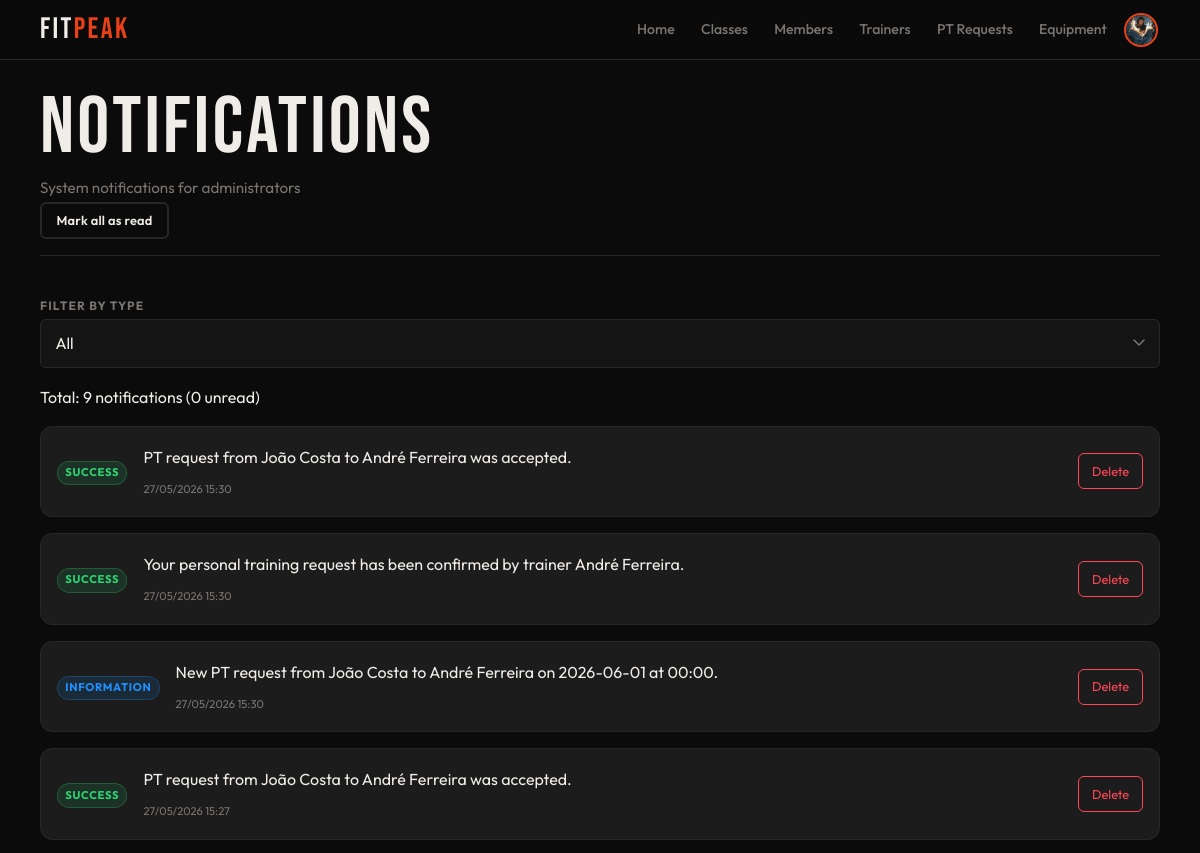
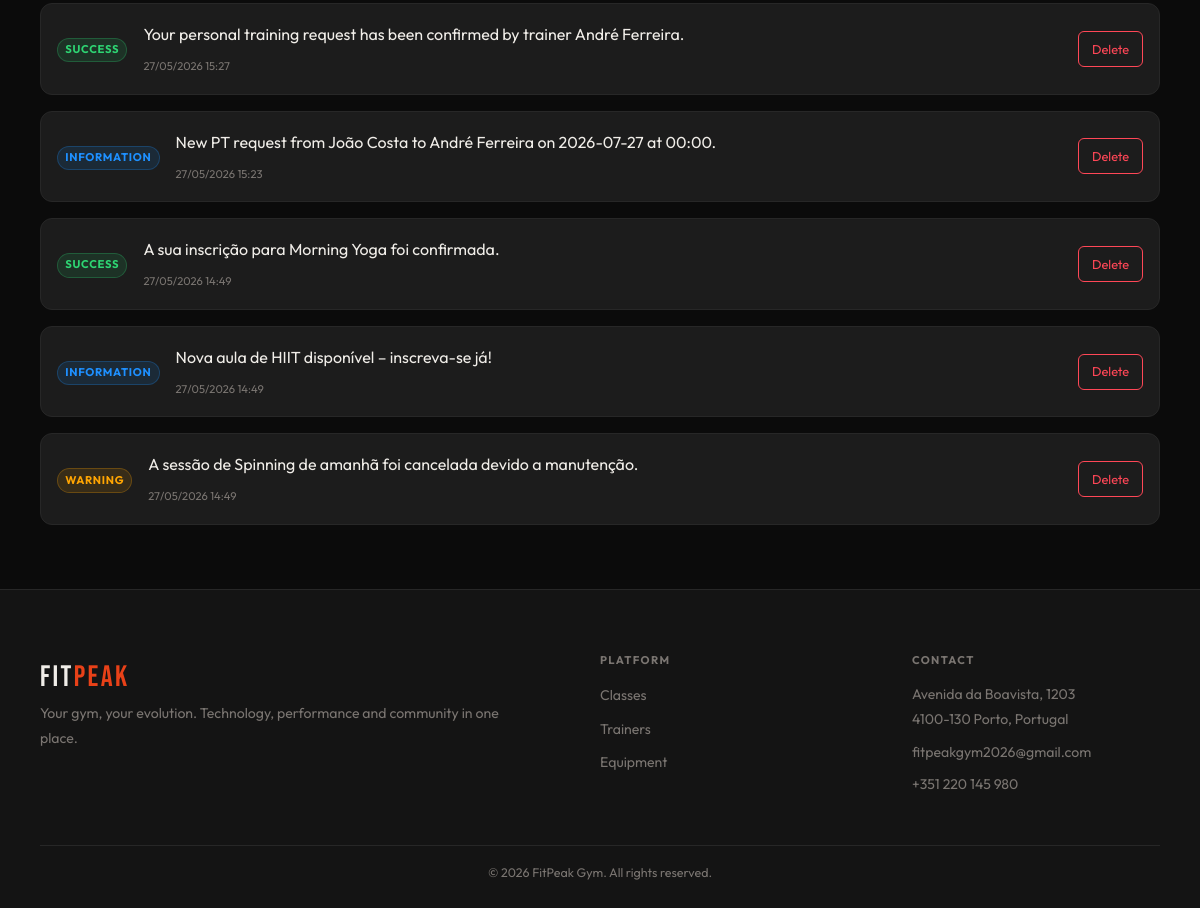
The app's page /admin/notifications.php (signed in) with its own data (2 pictures, top to bottom).
### tables this page shows
CREATE TABLE notifications (
    id INTEGER PRIMARY KEY AUTOINCREMENT,
    user_id INTEGER NOT NULL,
    message TEXT NOT NULL,
    notification_type_id INTEGER NOT NULL,
    read_at DATETIME DEFAULT NULL,
    created_at DATETIME DEFAULT CURRENT_TIMESTAMP,
    FOREIGN KEY(user_id) REFERENCES users(id) ON DELETE CASCADE,
    FOREIGN KEY(notification_type_id) REFERENCES notification_types(id)
);

CREATE TABLE notification_types (
    id INTEGER PRIMARY KEY AUTOINCREMENT,
    name TEXT UNIQUE NOT NULL,
    label TEXT NOT NULL,
    css_class TEXT DEFAULT 'info',
    active INTEGER NOT NULL DEFAULT 1
);

### db/notifications.php (called while the page is built, shortened)
<?php
function getNotifications($pdo, $limit = 100, $offset = 0, $typeFilter = 'all') {
    $adminId = $_SESSION['user_id'];
    $sql = "SELECT n.*, nt.label as type_label, nt.css_class,
                   CASE WHEN nr.id IS NOT NULL THEN 1 ELSE 0 END as is_read
            FROM notifications n
            JOIN notification_types nt ON n.notification_type_id = nt.id
            LEFT JOIN notification_reads nr ON n.id = nr.notification_id AND nr.admin_id = ?
            ";
    $params = [$adminId];
    $sql .= " ORDER BY n.created_at DESC LIMIT ? OFFSET ?";
    $params[] = $limit;
    $params[] = $offset;
    $stmt = $pdo->prepare($sql);
    $stmt->execute($params);
    return $stmt->fetchAll(PDO::FETCH_ASSOC);
}
function getTotalCountForUser($pdo, $typeFilter = 'all') {
    $sql = "SELECT COUNT(*) FROM notifications n
            JOIN notification_types nt ON n.notification_type_id = nt.id";
    $params = [];
    $stmt = $pdo->prepare($sql);
    $stmt->execute($params);
    return (int)$stmt->fetchColumn();
}
function getUnreadCount($pdo) {
    $adminId = $_SESSION['user_id'];
    $sql = "SELECT COUNT(*) FROM notifications n
            WHERE NOT EXISTS (SELECT 1 FROM notification_reads nr
                              WHERE nr.notification_id = n.id AND nr.admin_id = ?)";
    $stmt = $pdo->prepare($sql);
    $stmt->execute([$adminId]);
    return (int)$stmt->fetchColumn();
}

### template/notifications.php (the view, shortened to what this page needs)
<?php
function output_notifications_list($notifications) {
    ?>
    <div class="notifications-list">
        <?php foreach ($notifications as $notif): ?>
            <div class="notification-item <?= $notif['is_read'] ? 'read' : 'unread' ?>" data-id="<?= $notif['id'] ?>">
                <div class="notification-icon">
                    <span class="badge badge-<?= htmlspecialchars($notif['css_class']) ?>">
                        <?= htmlspecialchars($notif['type_label']) ?>
                    </span>
                </div>
                <div class="notification-content">
                    <p><?= htmlspecialchars($notif['message']) ?></p>
                    <small class="notification-date"><?= date('d/m/Y H:i', strtotime($notif['created_at'])) ?></small>
                </div>
                <div class="notification-actions">
                    <button class="delete-notif-btn danger-button btn-sm" data-id="<?= $notif['id'] ?>">Delete</button>
                </div>
            </div>
        <?php endforeach; ?>
    </div>
    <?php
}

### includes/header.php (shortened to what this page needs)
<?php
if (!function_exists('output_header')) {
    function output_header($pageCss) {
        $loggedIn = isset($_SESSION['user_id']);
        $userName = $_SESSION['user_name'] ?? '';
        $originalRole = $_SESSION['role'] ?? '';
        $userPhoto = $_SESSION['user_photo'] ?? null;
        $userIsAdmin = !empty($_SESSION['is_admin']) || $originalRole === 'admin';
        $activeRole = $_SESSION['active_role'] ?? '';
        if (!$loggedIn) {
            $headerArea = 'public';
        } elseif ($activeRole === 'member') {
            $headerArea = 'member';
        } elseif ($activeRole === 'trainer') {
            $headerArea = 'trainer';
        } elseif ($activeRole === 'admin') {
            $headerArea = 'admin';
        }
        $avatarHtml = '';
        if ($loggedIn) {
            $initial = strtoupper(substr($userName, 0, 1));
            if (!empty($userPhoto)) {
                $avatarHtml = '<img src="' . htmlspecialchars($userPhoto) . '" alt="' . htmlspecialchars($userName) . '" class="avatar-img">';
            } else {
                $avatarHtml = '<span class="avatar-initial">' . htmlspecialchars($initial) . '</span>';
            }
        }
        switch ($headerArea) {
            case 'admin':
                $logoLink = '../admin/dashboard.php';
                $profileLink = '../admin/profile.php';
                break;
        }
?>
<!DOCTYPE html>
<html lang="en">
<head>
    <link rel="stylesheet" href="../css/base.css">
    <link rel="stylesheet" href="../css/components.css">
    <link rel="stylesheet" href="../css/pages/<?= htmlspecialchars($pageCss) ?>">
</head>
<body>
<header>
    <nav class="navbar" aria-label="Main navigation">
        <a href="<?= htmlspecialchars($logoLink) ?>" class="logo">FIT<span>PEAK</span></a>
        <ul class="nav-menu">
            <?php if ($headerArea === 'member'): ?>
                <li><a href="../member/dashboard.php">Home</a></li>
                <li><a href="../member/classes.php">Classes</a></li>
                <li><a href="../member/trainers.php">Trainers</a></li>
                <li><a href="../member/equipment.php">Equipment</a></li>
                <?php if ($userIsAdmin && $originalRole !== 'admin'): ?>
                    <li><a href="../pages/choose_area.php" class="nav-login">Switch Area</a></li>
                <?php endif; ?>
                <li class="nav-avatar">
                    <a href="../member/profile.php" class="avatar-link" title="My Profile">
                        <div class="avatar"><?= $avatarHtml ?></div>
                    </a>
                </li>
            <?php elseif ($headerArea === 'admin'): ?>
                <li><a href="../admin/dashboard.php">Home</a></li>
                <li><a href="../admin/classes.php">Classes</a></li>
                <li><a href="../admin/members.php">Members</a></li>
                <li><a href="../admin/trainers.php">Trainers</a></li>
                <li><a href="../admin/pt_requests.php">PT Requests</a></li>
                <li><a href="../admin/equipment.php">Equipment</a></li>
                <li class="nav-avatar">
                    <a href="<?= htmlspecialchars($profileLink) ?>" class="avatar-link" title="My Profile">
                        <div class="avatar"><?= $avatarHtml ?></div>
                    </a>
                </li>
            <?php endif; ?>
        </ul>
    </nav>
</header>
<?php
    }
}
?>

### admin/notifications.php (shortened to what this page needs)
<?php
require_once '../includes/header.php';
require_once '../includes/footer.php';
require_once '../db/notifications.php';
require_once '../template/notifications.php';
$pdo = getDatabaseConnection();
$filter = $_GET['filter'] ?? 'all';
$notifications = getNotifications($pdo, 100, 0, $filter);
$totalCount = getTotalCountForUser($pdo, $filter);
$unreadCount = getUnreadCount($pdo);
output_header('notifications.css');
?>
<link rel="stylesheet" href="../css/pages/form.css">
<main class="main">
    <div class="container">
        <header class="page-header">
            <div class="page-header-row">
                <div>
                    <h1>Notifications</h1>
                    <p>System notifications for administrators</p>
                </div>
                <div class="notification-header-actions">
                    <form method="post" style="display: inline;">
                        <button type="submit" class="secondary-button btn-sm">Mark all as read</button>
                    </form>
                </div>
            </div>
        </header>
        <div class="filter-bar">
            <div class="filter-group">
                <label class="form-label">Filter by type</label>
                <select id="type-filter" class="form-select" onchange="window.location.href='notifications.php?filter='+encodeURIComponent(this.value)">
                    <option value="all" <?= $filter === 'all' ? 'selected' : '' ?>>All</option>
                </select>
            </div>
        </div>
        <div class="results-bar" style="margin-bottom: 15px; margin-top: 15px;">
            <p class="results-count">
                Total: <?= (int)$totalCount ?> notifications (<?= (int)$unreadCount ?> unread)
            </p>
        </div>
        <?php output_notifications_list($notifications); ?>
    </div>
</main>
<?php output_footer(); ?>

### includes/footer.php
<?php
function output_footer($basePath = '') {
    $safeBasePath = htmlspecialchars($basePath, ENT_QUOTES);
?>
    <footer class="site-footer">
        <div class="container">
            <div class="footer-grid">
                <div class="footer-box">
                    <span class="logo">FIT<span>PEAK</span></span>
                    <p>Your gym, your evolution. Technology, performance and community in one place.</p>
                </div>
                <div class="footer-box">
                    <h3>Platform</h3>
                    <ul>
                        <li><a href="<?= $safeBasePath ?>classes.php">Classes</a></li>
                        <li><a href="<?= $safeBasePath ?>trainers.php">Trainers</a></li>
                        <li><a href="<?= $safeBasePath ?>equipment.php">Equipment</a></li>
                    </ul>
                </div>
                <div class="footer-box">
                    <h3>Contact</h3>
                    <p>Avenida da Boavista, 1203<br>4100-130 Porto, Portugal</p>
                    <p>fitpeakgym2026@gmail.com</p>
                    <p>+351 220 145 980</p>
                </div>
            </div>
            <div class="footer-bottom">
                <p>&copy; 2026 FitPeak Gym. All rights reserved.</p>
            </div>
        </div>
    </footer>
    </body>
    </html>
<?php } ?>

### css/base.css (style rules this page uses)
:root { --bg: #0b0b0b; --surface: #141414; --card: #1c1c1c; --border: #272727; --accent: #e84118; --accent-glow: rgba(232, 65, 24, 0.28); --text: #f0ede8; --muted: #7a7571; --success: #2ed573; --warning: #ffa502; --danger: #ff4757; --info: #1e90ff; --ff-display: 'Bebas Neue', sans-serif; --ff-body: 'Outfit', sans-serif; --sp-xs: 0.25rem; --sp-sm: 0.5rem; --sp-md: 1rem; --sp-lg: clamp(1rem, 3vw, 1.5rem); --sp-xl: clamp(1.5rem, 5vw, 2.5rem); --sp-2xl: clamp(2rem, 7vw, 4rem); --nav-h: 60px; --r-sm: 6px; --r-md: 12px; --r-pill: 999px; --touch: 44px; --max-w: 1200px; --shadow-a: 0 0 24px var(--accent-glow); --t: 0.22s cubic-bezier(0.4, 0, 0.2, 1); }
*, *::before, *::after { box-sizing: border-box; margin: 0; padding: 0; }
html { font-size: 16px; scroll-behavior: smooth; -webkit-text-size-adjust: 100%; }
body { font-family: var(--ff-body); background: var(--bg); color: var(--text); line-height: 1.6; min-height: 100dvh; display: flex; flex-direction: column; overflow-x: hidden; }
img, svg { display: block; max-width: 100%; height: auto; }
a { color: inherit; text-decoration: none; }
ul, ol { list-style: none; }
button { cursor: pointer; border: none; background: none; font: inherit; }
input, select, textarea { font: inherit; }
h1, h2, h3, h4, h5, h6 { font-family: var(--ff-display); letter-spacing: 0.04em; line-height: 1.1; font-weight: 400; }
h1 { font-size: clamp(2.2rem, 7vw, 5rem); }
h3, h4 { font-size: clamp(1rem, 2.5vw, 1.2rem); font-family: var(--ff-body); font-weight: 600; }
p { line-height: 1.75; }
.container { width: 100%; max-width: var(--max-w); margin-inline: auto; padding-inline: var(--sp-md); }
.main { flex: 1; padding-top: var(--nav-h); }
@media (min-width: 640px) { .container { padding-inline: var(--sp-lg); } }
@media (min-width: 1024px) { .container { padding-inline: var(--sp-xl); } }

### css/pages/notifications.css (style rules this page uses)
.notifications-list { display: flex; flex-direction: column; gap: var(--sp-md); }
.notification-item { display: flex; align-items: center; justify-content: space-between; gap: var(--sp-md); background: var(--card); border: 1px solid var(--border); border-radius: var(--r-md); padding: var(--sp-md); transition: background var(--t); }
.notification-icon { flex-shrink: 0; }
.notification-content { flex: 1; }
.notification-content p { margin-bottom: var(--sp-xs); }
.notification-date { font-size: 0.7rem; color: var(--muted); }
.notification-actions { display: flex; gap: var(--sp-sm); flex-shrink: 0; }
.danger-button { background: transparent; border: 1px solid var(--danger); color: var(--danger); padding: 0.3rem 0.8rem; border-radius: var(--r-sm); cursor: pointer; transition: all var(--t); }

### css/pages/form.css (style rules this page uses)
main { padding-bottom: var(--sp-2xl); }

### records on screen
notifications: notification_type.label "SUCCESS", message "PT request from João Costa to André Ferreira was accepted.", created_at "27/05/2026 15:30"
notifications: notification_type.label "SUCCESS", message "Your personal training request has been confirmed by trainer André Ferreira.", created_at "27/05/2026 15:30"
notifications: notification_type.label "INFORMATION", message "New PT request from João Costa to André Ferreira on 2026-06-01 at 00:00.", created_at "27/05/2026 15:30"
notifications: notification_type.label "SUCCESS", message "PT request from João Costa to André Ferreira was accepted.", created_at "27/05/2026 15:27"
notifications: notification_type.label "SUCCESS", message "Your personal training request has been confirmed by trainer André Ferreira.", created_at "27/05/2026 15:27"
notifications: notification_type.label "INFORMATION", message "New PT request from João Costa to André Ferreira on 2026-07-27 at 00:00.", created_at "27/05/2026 15:23"
notifications: notification_type.label "SUCCESS", message "A sua inscrição para Morning Yoga foi confirmada.", created_at "27/05/2026 14:49"
notifications: notification_type.label "INFORMATION", message "Nova aula de HIIT disponível – inscreva-se já!", created_at "27/05/2026 14:49"
notifications: notification_type.label "WARNING", message "A sessão de Spinning de amanhã foi cancelada devido a manutenção.", created_at "27/05/2026 14:49"

### other values on screen
$totalCount "9"
$unreadCount "0"
